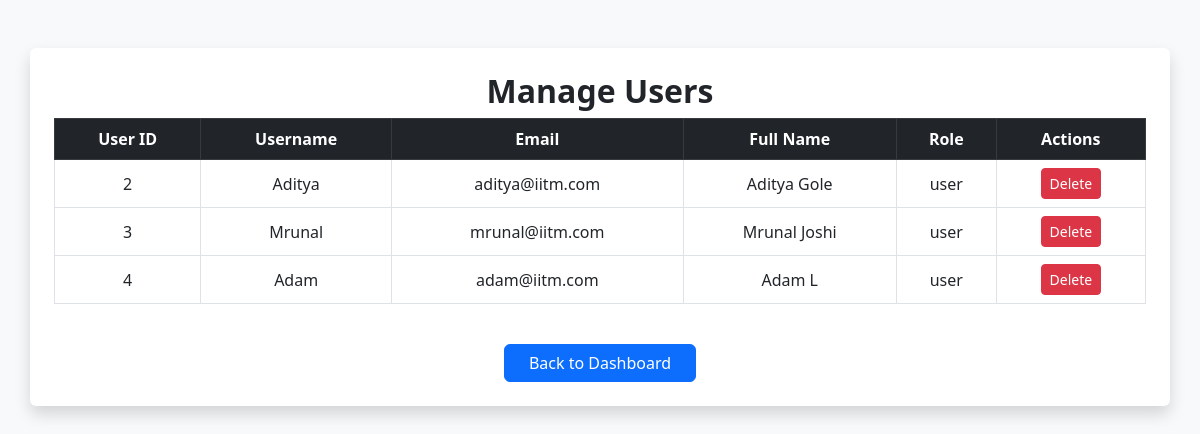
Page /manage_users on the committed database.
### applications/models.py (models this page shows)
class User(db.Model):
    id = db.Column(db.Integer, primary_key=True)
    username = db.Column(db.String(), unique=True, nullable=False)
    email = db.Column(db.String(), unique=True, nullable=False)
    password = db.Column(db.String(), nullable=False)
    full_name = db.Column(db.String(), nullable=False)
    qualification = db.Column(db.String(), nullable=False)
    dob = db.Column(db.Date, nullable=False)
    role = db.Column(db.String(), nullable=False, default='user')  # 'admin' or 'user'

### applications/controllers.py (the view)
@app.route('/manage_users')
def manage_users():
    users = User.query.filter_by(role='user').all()
    return render_template('manage_users.html', users=users)

### templates/manage_users.html (shortened to what this page needs)
<!DOCTYPE html>
<html lang="en">
<head>
    <link href="https://cdn.jsdelivr.net/npm/bootstrap@5.3.0/dist/css/bootstrap.min.css" rel="stylesheet">
</head>
<body class="bg-light">
    <div class="container mt-5 p-4 bg-white shadow rounded">
        <h2 class="text-center fw-bold">Manage Users</h2>
        <div class="table-responsive">
            <table class="table table-bordered table-hover text-center align-middle">
                <thead class="table-dark">
                    <tr>
                        <th>User ID</th>
                        <th>Username</th>
                        <th>Email</th>
                        <th>Full Name</th>
                        <th>Role</th>
                        <th>Actions</th>
                    </tr>
                </thead>
                <tbody>
                    {% for user in users %}
                    <tr>
                        <td>{{ user.id }}</td>
                        <td>{{ user.username }}</td>
                        <td>{{ user.email }}</td>
                        <td>{{ user.full_name }}</td>
                        <td>{{ user.role }}</td>
                        <td>
                            <a href="/delete_user/{{ user.id }}" class="btn btn-danger btn-sm">Delete</a>
                        </td>
                    </tr>
                    {% else %}
                    <tr>
                        <td colspan="6" class="text-center text-muted">No users registered.</td>
                    </tr>
                    {% endfor %}
                </tbody>
            </table>
        </div>
        <div class="text-center mt-4">
            <a href="/admin_dash" class="btn btn-primary px-4">Back to Dashboard</a>
        </div>
    </div>
</body>
</html>

### rows in the picture
User: id "2", username "Aditya", email "aditya@iitm.com", full_name "Aditya Gole", role "user"
User: id "3", username "Mrunal", email "mrunal@iitm.com", full_name "Mrunal Joshi", role "user"
User: id "4", username "Adam", email "adam@iitm.com", full_name "Adam L", role "user"
